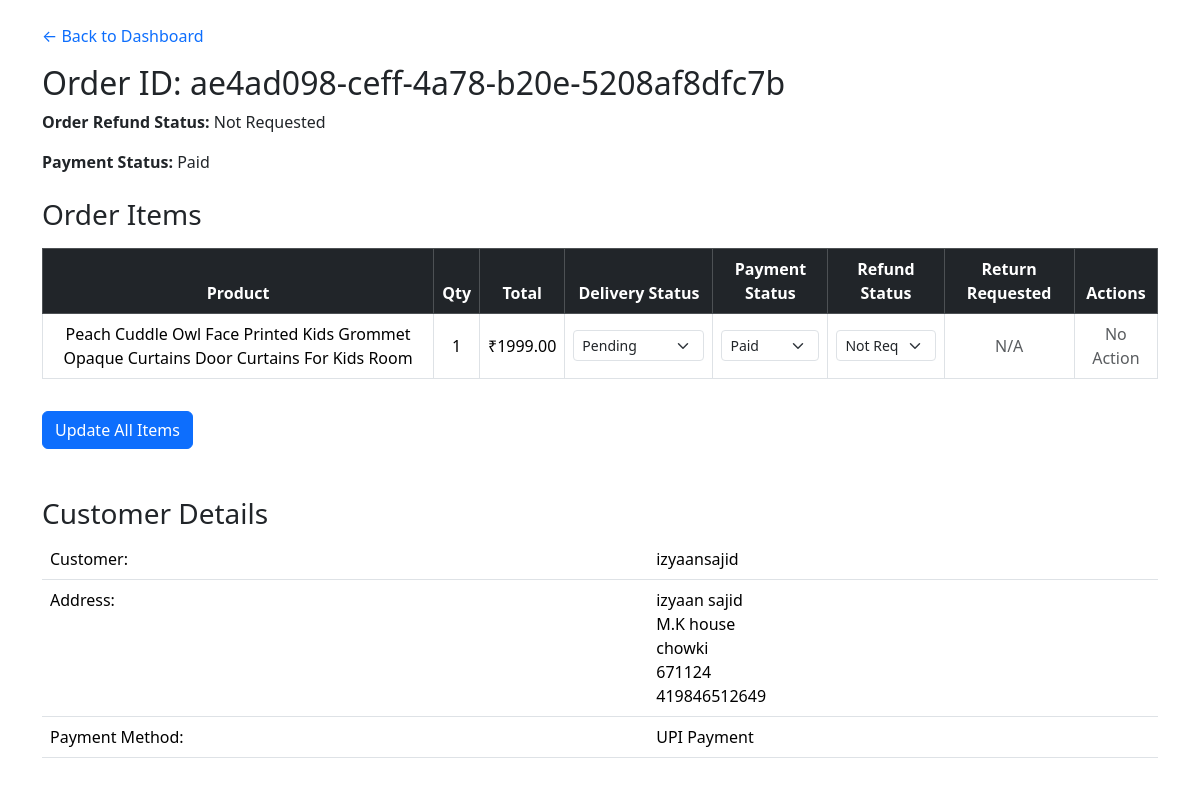
The page /staff_dashboard/orders/ae4ad098-ceff-4a78-b20e-5208af8dfc7b/ (signed in) on the database its author committed.
### order_app/models.py (models this page shows, shortened)
class Order(models.Model):
    order_id = models.CharField(
        primary_key=True, max_length=50, default=uuid.uuid4, editable=False
    )
    user = models.ForeignKey(User, on_delete=models.CASCADE)
    address = models.ForeignKey('cart_app.Address', on_delete=models.CASCADE)
    total_quantity = models.IntegerField(default=0)
    order_amount = models.DecimalField(max_digits=10, decimal_places=2)
    order_savings = models.DecimalField(max_digits=10, decimal_places=2)
    delivery_charge = models.DecimalField(max_digits=10, decimal_places=2)
    platform_fee = models.DecimalField(max_digits=10, decimal_places=2)
    total_amount = models.DecimalField(max_digits=10, decimal_places=2)
    PAYMENT_METHOD_CHOICES = [
        ('Cash on Delivery', 'Cash on Delivery'),
        ('NetBanking', 'NetBanking'),
        ('UPI Payment', 'UPI Payment'),
        ('Wallet','Wallet')
    ]
    payment_method = models.CharField(max_length=30, choices=PAYMENT_METHOD_CHOICES)
    PAYMENT_STATUS_CHOICES = [
        ('Paid', 'Paid'),
        ('Pending', 'Pending'),
        ('Refund Requested', 'Refund Requested'),
        ('Partially Refunded', 'Partially Refunded'),
        ('Refunded', 'Refunded'),
        ('Cancelled', 'Cancelled'), # For COD orders
    ]
    payment_status = models.CharField(max_length=25, choices=PAYMENT_STATUS_CHOICES, default='Pending')
    DELIVERY_STATUS_CHOICES = [
        ('Pending', 'Pending'),
        ('Shipped', 'Shipped'),
        ('Delivered', 'Delivered'),
        ('Cancelled', 'Cancelled'),
        ('Cancellation Requested', 'Cancellation Requested'),
        ('Return Requested', 'Return Requested'),
        ('Returned','Returned'),
    ]
    delivery_status = models.CharField(max_length=25, choices=DELIVERY_STATUS_CHOICES, default='Pending')
    REFUND_STATUS_CHOICES = [
        ('Not Requested', 'Not Requested'),
        ('Pending', 'Pending'),
        ('Completed', 'Completed'),
    ]
    refund_status = models.CharField(max_length=20, choices=REFUND_STATUS_CHOICES, default='Not Requested')
    refund_amount = models.DecimalField(max_digits=10, decimal_places=2, default=0.00)
    order_date = models.DateField(auto_now_add=True)

class Order_items(models.Model):
    order = models.ForeignKey(Order, on_delete=models.CASCADE, related_name="items")
    product = models.ForeignKey(Products, on_delete=models.CASCADE)
    image = models.ImageField(null=True)
    quantity = models.PositiveIntegerField(default=1)
    amount = models.DecimalField(max_digits=10, decimal_places=2)
    total_amount = models.DecimalField(max_digits=10, decimal_places=2)
    delivery_date = models.DateField(null=True, blank=True)
    DELIVERY_STATUS_CHOICES = [
        ('Pending', 'Pending'),
        ('Shipped', 'Shipped'),
        ('Delivered', 'Delivered'),
        ('Cancelled', 'Cancelled'),
        ('Cancellation Requested', 'Cancellation Requested'),
        ('Returned', 'Returned'),
        ('Return Requested', 'Return Requested'),
    ]
    delivery_status = models.CharField(max_length=25, choices=DELIVERY_STATUS_CHOICES, default='Pending')
    PAYMENT_STATUS_CHOICES = [
        ('Paid', 'Paid'),
        ('Pending', 'Pending'),
        ('Refund Requested', 'Refund Requested'),
        ('Refunded', 'Refunded'),
        ('Cancelled', 'Cancelled'),
    ]
    payment_status = models.CharField(max_length=20, choices=PAYMENT_STATUS_CHOICES, default='Pending')
    REFUND_STATUS_CHOICES = [
        ('Not Requested', 'Not Requested'),
        ('Requested', 'Requested'),
        ('Approved', 'Approved'),
        ('Rejected', 'Rejected'),
        ('Completed', 'Completed'),
    ]
    refund_status = models.CharField(max_length=20, choices=REFUND_STATUS_CHOICES, default='Not Requested')
    refund_amount = models.DecimalField(max_digits=10, decimal_places=2, default=0.00)

### product_app/models.py (models this page shows, shortened)
class Products(models.Model):
    p_id = models.CharField(primary_key=True,max_length=20)
    date = models.DateField(default=datetime.date.today)
    p_name = models.CharField(max_length=100)
    color = models.CharField(max_length=20,blank=True,null=True)
    brand = models.CharField(max_length=20,blank=True)
    category = models.ForeignKey(Category,on_delete=models.CASCADE)
    sub_category = models.ForeignKey(Sub_category, on_delete=models.CASCADE)
    description = models.CharField(max_length=20,blank=True)
    stock = models.IntegerField()
    price = models.DecimalField(decimal_places=2,max_digits=10)
    warranty = models.CharField(max_length=20,blank=True)

### cart_app/models.py (models this page shows)
class Address(models.Model):
    user = models.ForeignKey(User,on_delete=models.CASCADE)
    name = models.CharField(max_length = 100)
    address = models.CharField(max_length=500)
    pincode = models.IntegerField()
    contact_no = models.IntegerField()

### staff_dashboard/views.py (the view, shortened to what this page needs)
# urls.py: path('orders/<str:order_id>/', views.staff_order_detail, name='staff_order_detail'),
@login_required
def staff_order_detail(request, order_id):
    order = get_object_or_404(Order, order_id=order_id)
    items = order.items.all()
    return render(request, "staff_dashboard/order_detail.html", {"order": order, "items": items})

### sub_category_app/context_processors.py (called while the page is built)
def all_subcategories(request):
    return {
        'all_subcategories': Sub_category.objects.all()
    }

### templates/staff_dashboard/order_detail.html (shortened to what this page needs)
{% extends 'admin/admin_extend.html' %}
{% load static %}
{% block 'content' %}
<div class="container mt-4">
    <a href="{% url 'staff_dashboard' %}" class="text-decoration-none mb-3 d-inline-block">
        &larr; Back to Dashboard
    </a>
    <h2 class="mb-2">Order ID: {{ order.order_id }}</h2>
    <p><strong>Order Refund Status:</strong> {{ order.refund_status }}</p>
    <p><strong>Payment Status:</strong> {{ order.payment_status }}</p>
    <h3 class="mt-4 mb-3">Order Items</h3>
    <form method="post">
        <div class="table-responsive">
            <table class="table table-bordered text-center align-middle">
                <thead class="table-dark">
                    <tr>
                        <th>Product</th>
                        <th>Qty</th>
                        <th>Total</th>
                        <th>Delivery Status</th>
                        <th>Payment Status</th>
                        <th>Refund Status</th>
                        <th>Return Requested</th>
                        <th>Actions</th>
                    </tr>
                </thead>
                <tbody>
                    {% for item in items %}
                    <tr>
                        <td>{{ item.product.p_name }}</td>
                        <td>{{ item.quantity }}</td>
                        <td>₹{{ item.total_amount }}</td>
                        <td>
                            <select name="delivery_status_{{ item.id }}" class="form-select form-select-sm">
                                <option value="Pending" {% if item.delivery_status == "Pending" %}selected{% endif %}>Pending</option>
                            </select>
                        </td>
                        <td>
                            <select name="payment_status_{{ item.id }}" class="form-select form-select-sm">
                                <option value="Paid" {% if item.payment_status == "Paid" %}selected{% endif %}>Paid</option>
                            </select>
                        </td>
                        <td>
                            <select name="refund_status_{{ item.id }}" class="form-select form-select-sm">
                                <option value="Not Requested" {% if item.refund_status == "Not Requested" %}selected{% endif %}>Not Requested</option>
                            </select>
                        </td>
                        <td>
                            {% if item.refund_status in "Requested,cancellation_requested" %}
                                <span class="badge bg-warning text-dark">Pending</span>
                            {% else %}
                                <span class="text-muted">N/A</span>
                            {% endif %}
                        </td>
                        <td>
                            {% if item.delivery_status in "Return Requested,Cancellation Requested" %}
                                <a href="{% url 'approve_request' item.id %}" class="btn btn-sm btn-success mb-1">Approve</a>
                                <a href="{% url 'reject_request' item.id %}" class="btn btn-sm btn-danger mb-1">Reject</a>
                            {% else %}
                                <span class="text-muted">No Action</span>
                            {% endif %}
                        </td>
                    </tr>
                    {% endfor %}
                </tbody>
            </table>
        </div>
        <button type="submit" class="btn btn-primary mt-3">Update All Items</button>
    </form>
    <h3 class="mt-5">Customer Details</h3>
    <table class="table">
        <tr><td>Customer:</td><td>{{ order.user.username }}</td></tr>
        <tr><td>Address:</td><td>{{ order.address.name }}<br>{{ order.address.address|linebreaksbr }}<br>{{ order.address.pincode }}<br>{{ order.address.contact_no }}</td></tr>
        <tr><td>Payment Method:</td><td>{{ order.payment_method }}</td></tr>
    </table>
</div>
{% endblock %}

### rows shown on the page
Order: order_id "ae4ad098-ceff-4a78-b20e-5208af8dfc7b", refund_status "Not Requested", payment_status "Paid", user.username "izyaansajid", address.name "izyaan sajid", address.address "M.K house chowki", address.pincode "671124", address.contact_no "419846512649", payment_method "UPI Payment"
Order_items: product.p_name "Peach Cuddle Owl Face Printed Kids Grommet Opaque Curtains Door Curtains For Kids Room", quantity "1", total_amount "1999.00", delivery_status+id "Pending", payment_status+id "Paid", refund_status+id "Not Requested", shows "N/A", shows "No Action"
